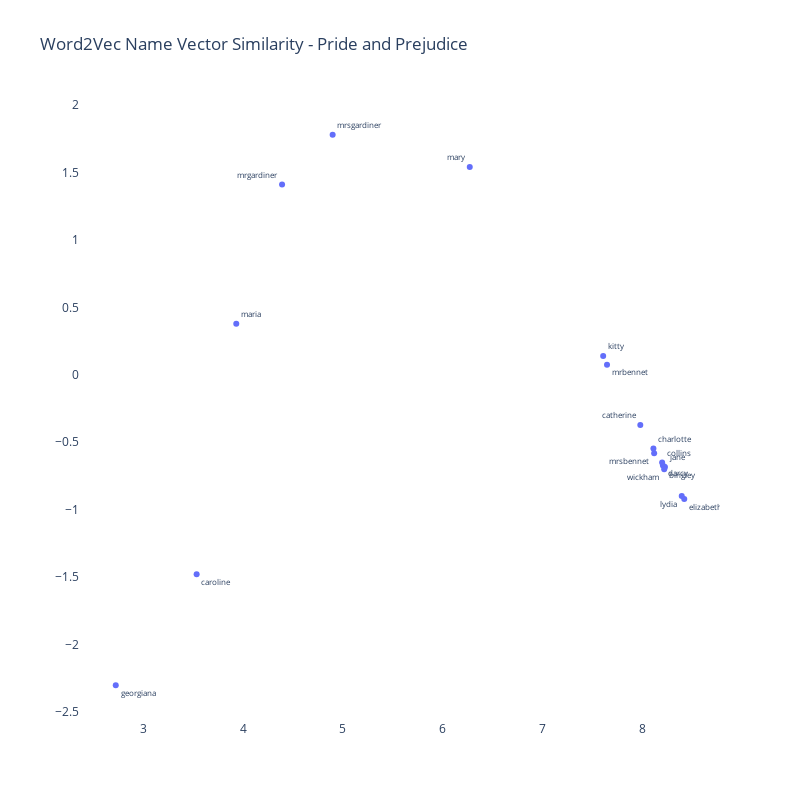

Notebook cell for this chart:
### Markdown cell above
#### Plot flattened embeddings for Pride and Prejudice

### Code cell
character_list_PP = [x.lower() for x in character_list_PP]

df_PP = w2v_df_PP[w2v_df_PP['label'].isin(character_list_PP)]


text_pos_PP = [x for x in np.random.choice(['top left', 
                                         'bottom left',
                                         'top right',
                                         'bottom right'], 
                                          len(df_PP),
                                          p=[.2,.3,.3,.2])]


trace_PP = go.Scatter(x=df_PP['x'],
                   y=df_PP['y'],
                   mode='markers+text', 
                   textposition=text_pos_PP,
                   text=df_PP['label'],
                   textfont=dict(size=8),
                   hoverinfo='text')



fig = go.Figure([trace_PP])

fig.update_layout(go.Layout(
    title='Word2Vec Name Vector Similarity - Pride and Prejudice',
    ),
    hovermode='closest',
    plot_bgcolor='white',
    paper_bgcolor='white',
    width=800,
    height=800
)

### Figure 1 — Plotly figure (JSON) as saved in the notebook; plotly's stock layout.template omitted (floating-point values rounded to 4 significant figures)
{"data": [{"hoverinfo": "text", "mode": "markers+text", "text": ["mrbennet", "bingley", "elizabeth", "jane", "lydia", "mrsbennet", "kitty", "mary", "darcy", "catherine", "maria", "charlotte", "caroline", "collins", "wickham", "georgiana", "mrgardiner", "mrsgardiner"], "textfont": {"size": 8}, "textposition": ["bottom right", "bottom right", "bottom right", "top right", "bottom left", "bottom left", "top right", "top left", "bottom right", "top left", "top right", "top right", "bottom right", "top right", "bottom left", "bottom right", "top left", "top right"], "type": "scatter", "x": [7.647, 8.223, 8.421, 8.227, 8.396, 8.12, 7.609, 6.272, 8.208, 7.981, 3.932, 8.112, 3.535, 8.2, 8.22, 2.724, 4.391, 4.898], "y": [0.07541, -0.6837, -0.9221, -0.683, -0.8984, -0.581, 0.1399, 1.541, -0.6721, -0.3714, 0.3785, -0.5457, -1.479, -0.6499, -0.7011, -2.303, 1.412, 1.781]}], "layout": {"height": 800, "hovermode": "closest", "paper_bgcolor": "white", "plot_bgcolor": "white", "title": {"text": "Word2Vec Name Vector Similarity - Pride and Prejudice"}, "width": 800}}
